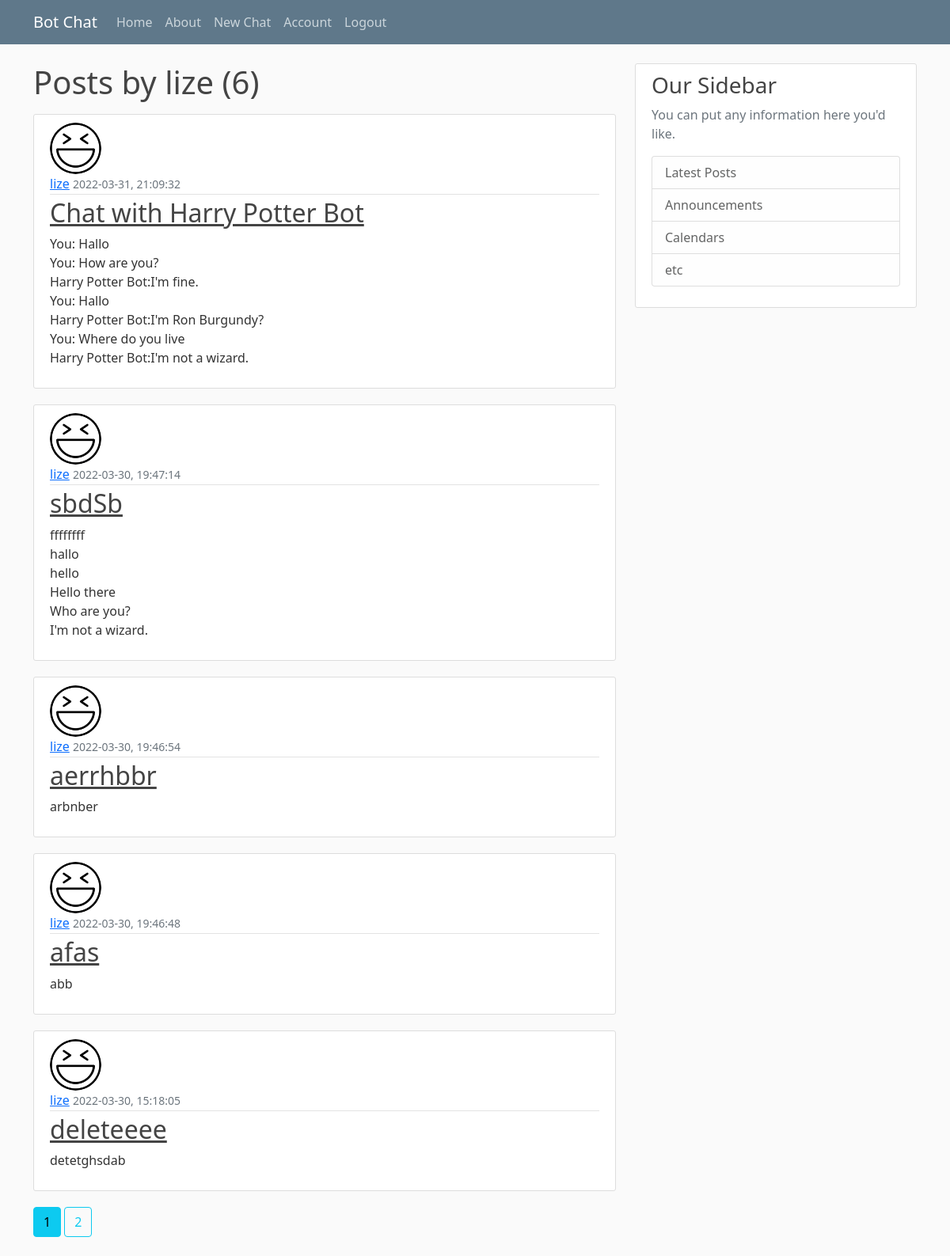
/user/lize (signed in), run on the app's committed database.
### FlaskServer/model.py (models this page shows, shortened)
class User(db.Model, UserMixin):
    id = db.Column(db.Integer, primary_key=True)
    username = db.Column(db.String(20), unique=True, nullable=False)
    email = db.Column(db.String(120), unique=True, nullable=False)
    image_file = db.Column(db.String(20), nullable=False, default='default.jpg')
    password = db.Column(db.String(60), nullable=False)
    posts = db.relationship('Post', backref='author', lazy=True)

class Post(db.Model):
    id = db.Column(db.Integer, primary_key=True)
    title = db.Column(db.String(100), nullable=False)
    date_posted = db.Column(db.DateTime, nullable=False, default=datetime.utcnow)
    content = db.Column(db.Text, nullable=False)
    user_id = db.Column(db.Integer, db.ForeignKey('user.id'), nullable=False)

### FlaskServer/users/routes.py (the view)
@users.route("/user/<string:username>")
def user_post(username):
    page = request.args.get('page', 1, type=int)
    user = User.query.filter_by(username=username).first_or_404()
    posts = Post.query.filter_by(author=user)\
        .order_by(Post.date_posted.desc())\
        .paginate(per_page=5)
    return render_template('user_post.html', posts=posts, user=user)

### FlaskServer/model.py (called while the page is built)
@login_manager.user_loader
def load_user(user_id):
    return User.query.get(int(user_id))

### FlaskServer/templates/user_post.html
{% extends "layout.html" %}
{%block content%}
    <h1 class="mb-3">Posts by {{ user.username }} ({{ posts.total }})</h1>
    {% for post in posts.items %}
        <article class="media content-section">
            <img class="rounded-circle article-img" src="{{ url_for('static', filename='profile_pics/' + post.author.image_file) }}"></img>
            <div class="media-body">
            <div class="article-metadata">
                <a class="mr-2" href="{{ url_for('users.user_post', username=post.author.username) }}">{{ post.author.username }}</a>
                <small class="text-muted">{{ post.date_posted.strftime("%Y-%m-%d, %H:%M:%S") }}</small>
            </div>
            <h2><a class="article-title" href="{{ url_for('posts.post', post_id=post.id) }}">{{ post.title }}</a></h2>
            <p class="article-content">{{ post.content }}</p>
            </div>
        </article>
    {% endfor %}
    {% for page_num in posts.iter_pages(left_edge=1, right_edge=1, left_current=2, right_current=3) %}
        {% if page_num %}
            {% if posts.page == page_num %}
                <a class="btn btn-info mb-4" href="{{ url_for('users.user_post', username=user.username, page=page_num) }}">{{ page_num }}</a>
            {% else %}
                <a class="btn btn-outline-info mb-4" href="{{ url_for('users.user_post', username=user.username, page=page_num) }}">{{ page_num }}</a>
            {% endif %}
        {% else %}
            ...
        {% endif %}
    {% endfor %}
{%endblock content%}

### FlaskServer/static/main.css (style rules this page uses)
body { background: #fafafa; color: #333333; margin-top: 5rem; }
h1, h2, h3, h4, h5, h6 { color: #444444; }
.content-section { background: #ffffff; padding: 10px 20px; border: 1px solid #dddddd; border-radius: 3px; margin-bottom: 20px; }
.article-title { color: #444444; }
.article-content { white-space: pre-line; }
.article-img { height: 65px; width: 65px; margin-right: 16px; }
.article-metadata { padding-bottom: 1px; margin-bottom: 4px; border-bottom: 1px solid #e3e3e3 }

### data on the page
User: username "lize"
Post: image_file (picture), author.username "lize", date_posted "2022-03-31, 21:09:32", title "Chat with Harry Potter Bot", content "You: Hallo You: How are you? Harry Potter Bot:I'm fine. You: Hallo Harry Potter Bot:I'm Ron Burgundy? You: Where do you live Harry Potter Bot:I'm not a wizard."
Post: image_file (picture), author.username "lize", date_posted "2022-03-30, 19:47:14", title "sbdSb", content "ffffffff hallo hello Hello there Who are you? I'm not a wizard."
Post: image_file (picture), author.username "lize", date_posted "2022-03-30, 19:46:54", title "aerrhbbr", content "arbnber"
Post: image_file (picture), author.username "lize", date_posted "2022-03-30, 19:46:48", title "afas", content "abb"
Post: image_file (picture), author.username "lize", date_posted "2022-03-30, 15:18:05", title "deleteeee", content "detetghsdab"

### other printed values
{{ posts.total }} "6"
{{ page_num }} "1"
{{ page_num }} "2"
